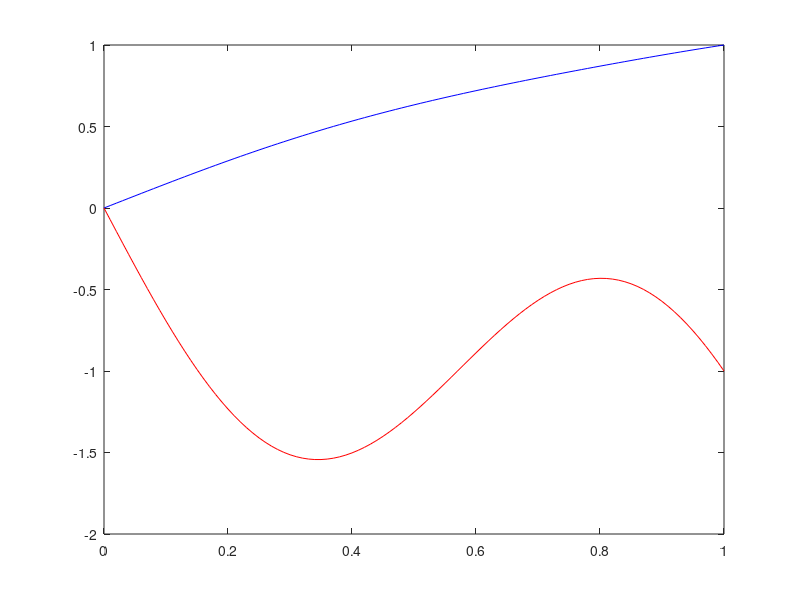

The MATLAB script that drew this image:
load('glob_Jacobian_matrix_U.txt'); %These need to be loaded after one iteration has already been performed
load('glob_Jacobian_matrix_V.txt'); %already done with U_init is zeros and v_init zeros
load('glob_residual_vec_U.txt');    %the solution for which is read into cpp file with readFile function
load('glob_residual_vec_V.txt'); %after pasting the new u and v into a txt file

U_init=load('U_vector2.txt'); %Sould be the resultant after 1 iteration already completed
V_init=load('V_vector2.txt');
X_guess=0:0.01:1;

YU=-transpose(glob_Jacobian_matrix_U\glob_residual_vec_U);
YV=-transpose(glob_Jacobian_matrix_V\glob_residual_vec_V);

U_new=U_init+YU;
V_new=V_init+YV;

U_new=[0,U_new,1];
V_new=[0,V_new,-1];

plot(X_guess,U_new,'b');
hold on
plot(X_guess,V_new,'r');